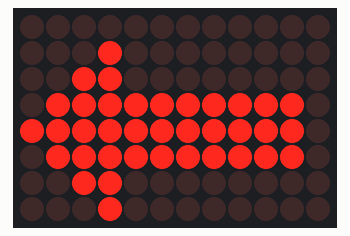
Recording of a sketch running on a simulated Arduino Uno R4 WiFi. Shown: 12×8 LED matrix.

Above: at 0.1 s.

The sketch:

diy19_4_2.ino
```cpp
// 繪製點陣圖像

#include "Arduino_LED_Matrix.h"

ArduinoLEDMatrix matrix;

uint8_t frame[8][12] = {
  { 0, 0, 0, 0, 0, 0, 0, 0, 0, 0, 0, 0 },
  { 0, 0, 0, 1, 0, 0, 0, 0, 0, 0, 0, 0 },
  { 0, 0, 1, 1, 0, 0, 0, 0, 0, 0, 0, 0 },
  { 0, 1, 1, 1, 1, 1, 1, 1, 1, 1, 1, 0 },
  { 1, 1, 1, 1, 1, 1, 1, 1, 1, 1, 1, 0 },
  { 0, 1, 1, 1, 1, 1, 1, 1, 1, 1, 1, 0 },
  { 0, 0, 1, 1, 0, 0, 0, 0, 0, 0, 0, 0 },
  { 0, 0, 0, 1, 0, 0, 0, 0, 0, 0, 0, 0 }
};

void setup() {
  matrix.begin();
  matrix.renderBitmap(frame, 8, 12);  // 顯示自訂的frame圖像，8列、12行
}

void loop(){ }
```
